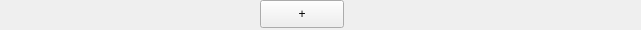
<?xml version="1.0" encoding="UTF-8"?>
<!--
Autori: Juraj Kula (xkulaj02), Michal Vaško (xvasko14)
Popis: Generovaný súbor
-->
<ui version="4.0">
 <class>portAddForm</class>
 <widget class="QWidget" name="portAddForm">
  <property name="geometry">
   <rect>
    <x>0</x>
    <y>0</y>
    <width>641</width>
    <height>30</height>
   </rect>
  </property>
  <property name="windowTitle">
   <string>Form</string>
  </property>
  <widget class="QPushButton" name="pushButton">
   <property name="geometry">
    <rect>
     <x>260</x>
     <y>0</y>
     <width>84</width>
     <height>28</height>
    </rect>
   </property>
   <property name="text">
    <string>+</string>
   </property>
  </widget>
 </widget>
 <resources/>
 <connections/>
</ui>
